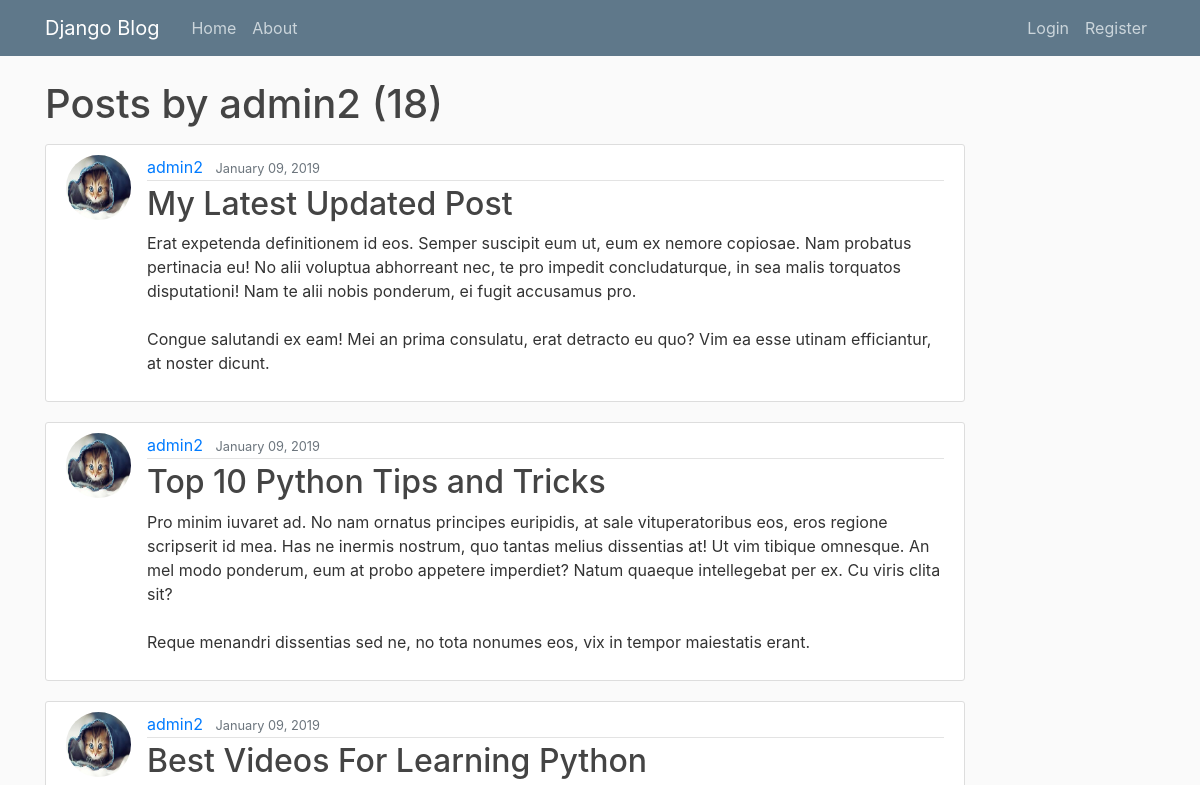
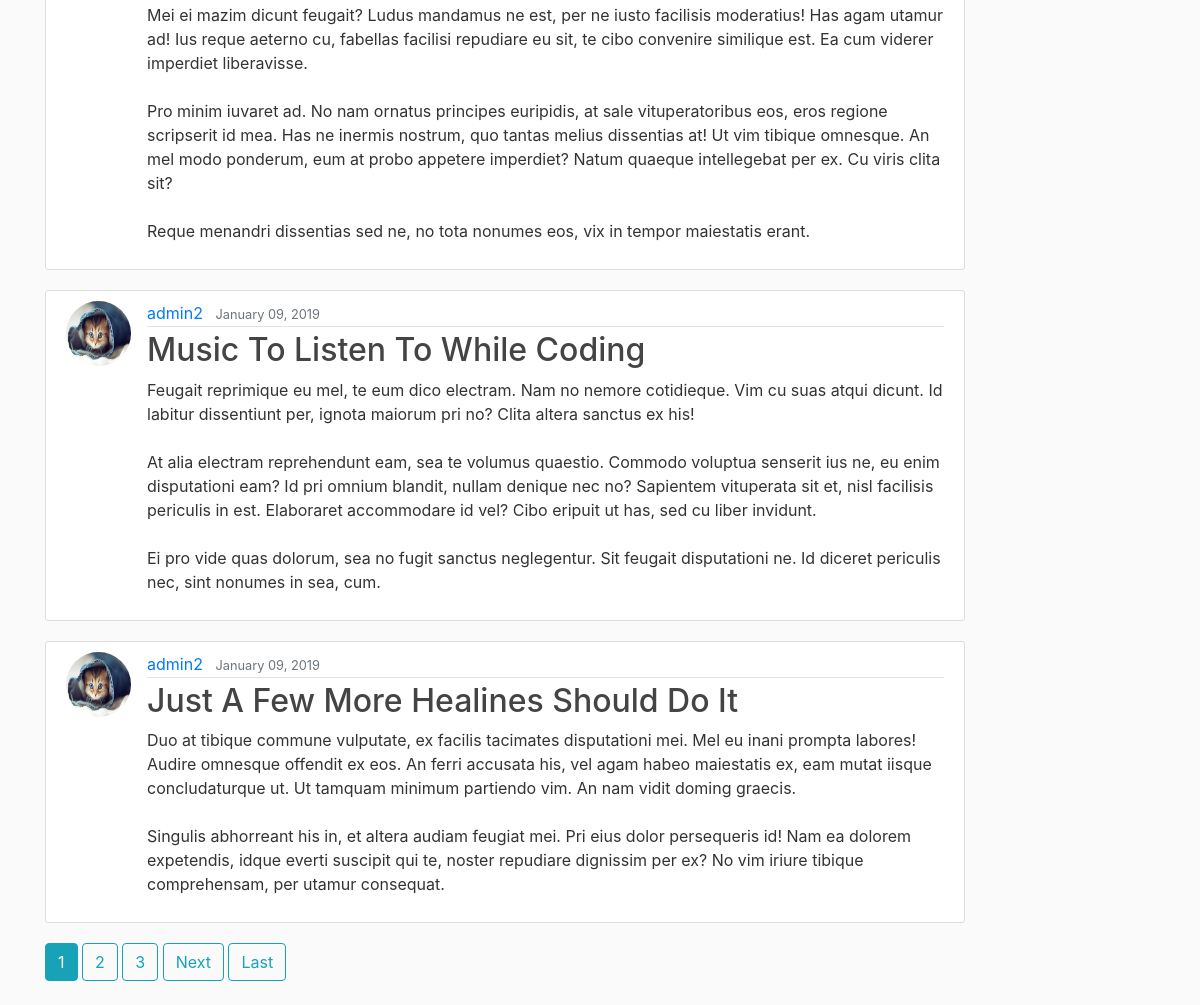
The page /user/admin2 on the database its author committed (2 pictures, top to bottom).
### blog/models.py (models this page shows, shortened)
class Post(models.Model):
    title = models.CharField(max_length=100)
    content = models.TextField()
    date_posted = models.DateTimeField(default=timezone.now)
    author = models.ForeignKey(User, on_delete=models.CASCADE)

### users/models.py (models this page shows, shortened)
class Profile(models.Model):
    user = models.OneToOneField(User, on_delete=models.CASCADE)
    image = models.ImageField(default='default.jpg', upload_to='profile_pics')

### blog/views.py (the view)
# urls.py: path('user/<str:username>', UserPostListView.as_view(), name='user-posts'),
class UserPostListView(ListView):
    model = Post
    template_name = 'blog/user_posts.html'  # <app>/<model>_<viewtype>.html
    context_object_name = 'posts'
    paginate_by = 5
    def get_queryset(self):
        user = get_object_or_404(User, username=self.kwargs.get('username'))
        return Post.objects.filter(author=user).order_by('-date_posted')

### blog/templates/blog/user_posts.html (shortened to what this page needs)
{% extends "blog/base.html" %}
{% block content %}
    <h1 class="mb-3">Posts by {{ view.kwargs.username }} ({{ page_obj.paginator.count }})</h1>
    {% for post in posts %}
        <article class="media content-section">
          <img class="rounded-circle article-img" src="{{ post.author.profile.image.url }}">
          <div class="media-body">
            <div class="article-metadata">
              <a class="mr-2" href="{% url 'user-posts' post.author.username %}">{{ post.author }}</a>
              <small class="text-muted">{{ post.date_posted|date:"F d, Y" }}</small>
            </div>
            <h2><a class="article-title" href="{% url 'post-detail' post.id %}">{{ post.title }}</a></h2>
            <p class="article-content">{{ post.content }}</p>
          </div>
        </article>
    {% endfor %}
    {% if is_paginated %}
        {% for num in page_obj.paginator.page_range %}
            {% if page_obj.number == num %}
              <a class="btn btn-info mb-4" href="?page={{ num }}">{{ num }}</a>
            {% elif num > page_obj.number|add:'-3' and num < page_obj.number|add:'3' %}
              <a class="btn btn-outline-info mb-4" href="?page={{ num }}">{{ num }}</a>
            {% endif %}
        {% endfor %}
        {% if page_obj.has_next %}
            <a class="btn btn-outline-info mb-4" href="?page={{ page_obj.next_page_number }}">Next</a>
            <a class="btn btn-outline-info mb-4" href="?page={{ page_obj.paginator.num_pages }}">Last</a>
        {% endif %}
    {% endif %}
{% endblock content %}

### blog/static/blog/main.css (style rules this page uses)
body { background: #fafafa; color: #333333; margin-top: 5rem; }
h1, h2, h3, h4, h5, h6 { color: #444444; }
.content-section { background: #ffffff; padding: 10px 20px; border: 1px solid #dddddd; border-radius: 3px; margin-bottom: 20px; }
.article-title { color: #444444; }
.article-content { white-space: pre-line; }
.article-img { height: 65px; width: 65px; margin-right: 16px; }
.article-metadata { padding-bottom: 1px; margin-bottom: 4px; border-bottom: 1px solid #e3e3e3 }

### rows shown on the page
Post: author.profile.image (picture), author "admin2", date_posted "January 09, 2019", title "My Latest Updated Post", content "Erat expetenda definitionem id eos. Semper suscipit eum ut, eum ex nemore copiosae. Nam probatus pertinacia eu! No alii voluptua abhorreant nec, te pro impedit concludaturque, in sea malis torquatos disputationi! Nam te alii nobis ponderum, ei fugit accusamus pro. Congue salutandi ex eam! Mei an prima consulatu, erat detracto eu quo? Vim ea esse utinam efficiantur, at noster dicunt."
Post: author.profile.image (picture), author "admin2", date_posted "January 09, 2019", title "Top 10 Python Tips and Tricks", content "Pro minim iuvaret ad. No nam ornatus principes euripidis, at sale vituperatoribus eos, eros regione scripserit id mea. Has ne inermis nostrum, quo tantas melius dissentias at! Ut vim tibique omnesque. An mel modo ponderum, eum at probo appetere imperdiet? Natum quaeque intellegebat per ex. Cu viris clita sit? Reque menandri dissentias sed ne, no tota nonumes eos, vix in tempor maiestatis erant."
Post: author.profile.image (picture), author "admin2", date_posted "January 09, 2019", title "Best Videos For Learning Python", content "Mei ei mazim dicunt feugait? Ludus mandamus ne est, per ne iusto facilisis moderatius! Has agam utamur ad! Ius reque aeterno cu, fabellas facilisi repudiare eu sit, te cibo convenire similique est. Ea cum viderer imperdiet liberavisse. Pro minim iuvaret ad. No nam ornatus principes euripidis, at sale vituperatoribus eos, eros regione scripserit id mea. Has ne inermis nostrum, quo tantas melius dissentias at! Ut vim tibique omnesque. An mel modo ponderum, eum at probo appetere imperdiet? Natum quaeque intellegebat per ex. Cu viris clita sit? Reque menandri dissentias sed ne, no tota nonumes eos, vix in tempor maiestatis erant."
Post: author.profile.image (picture), author "admin2", date_posted "January 09, 2019", title "Music To Listen To While Coding", content "Feugait reprimique eu mel, te eum dico electram. Nam no nemore cotidieque. Vim cu suas atqui dicunt. Id labitur dissentiunt per, ignota maiorum pri no? Clita altera sanctus ex his! At alia electram reprehendunt eam, sea te volumus quaestio. Commodo voluptua senserit ius ne, eu enim disputationi eam? Id pri omnium blandit, nullam denique nec no? Sapientem vituperata sit et, nisl facilisis periculis in est. Elaboraret accommodare id vel? Cibo eripuit ut has, sed cu liber invidunt. Ei pro vide quas dolorum, sea no fugit sanctus neglegentur. Sit feugait disputationi ne. Id diceret periculis nec, sint nonumes in sea, cum."
Post: author.profile.image (picture), author "admin2", date_posted "January 09, 2019", title "Just A Few More Healines Should Do It", content "Duo at tibique commune vulputate, ex facilis tacimates disputationi mei. Mel eu inani prompta labores! Audire omnesque offendit ex eos. An ferri accusata his, vel agam habeo maiestatis ex, eam mutat iisque concludaturque ut. Ut tamquam minimum partiendo vim. An nam vidit doming graecis. Singulis abhorreant his in, et altera audiam feugiat mei. Pri eius dolor persequeris id! Nam ea dolorem expetendis, idque everti suscipit qui te, noster repudiare dignissim per ex? No vim iriure tibique comprehensam, per utamur consequat."

### other values the page prints
{{ view.kwargs.username }} "admin2"
{{ page_obj.paginator.count }} "18"
{{ num }} "1"
{{ num }} "2" "3"
